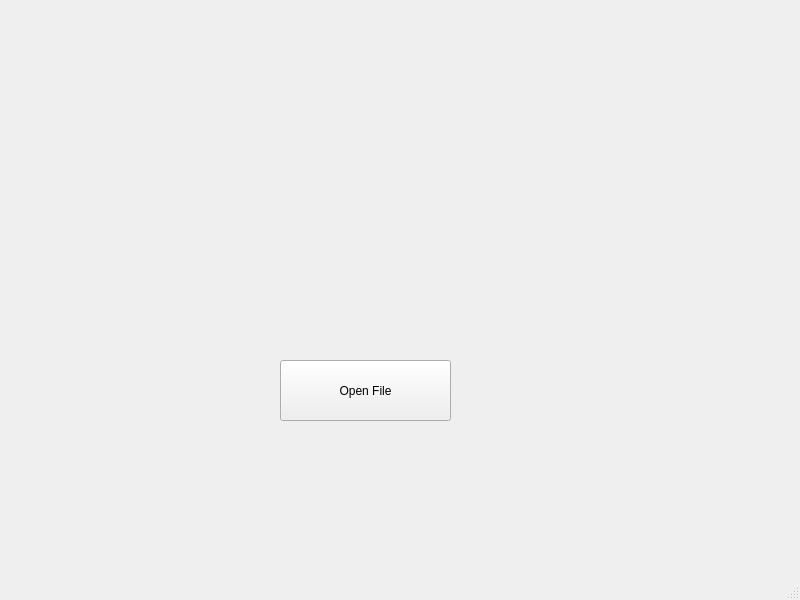
<?xml version="1.0" encoding="UTF-8"?>
<ui version="4.0">
 <class>MainWindow</class>
 <widget class="QMainWindow" name="MainWindow">
  <property name="geometry">
   <rect>
    <x>0</x>
    <y>0</y>
    <width>800</width>
    <height>600</height>
   </rect>
  </property>
  <property name="windowTitle">
   <string>MainWindow</string>
  </property>
  <widget class="QWidget" name="centralwidget">
   <widget class="QPushButton" name="pushButton">
    <property name="geometry">
     <rect>
      <x>280</x>
      <y>360</y>
      <width>171</width>
      <height>61</height>
     </rect>
    </property>
    <property name="text">
     <string>Open File</string>
    </property>
   </widget>
  </widget>
  <widget class="QMenuBar" name="menubar">
   <property name="geometry">
    <rect>
     <x>0</x>
     <y>0</y>
     <width>800</width>
     <height>22</height>
    </rect>
   </property>
  </widget>
  <widget class="QStatusBar" name="statusbar"/>
 </widget>
 <resources/>
 <connections/>
</ui>
